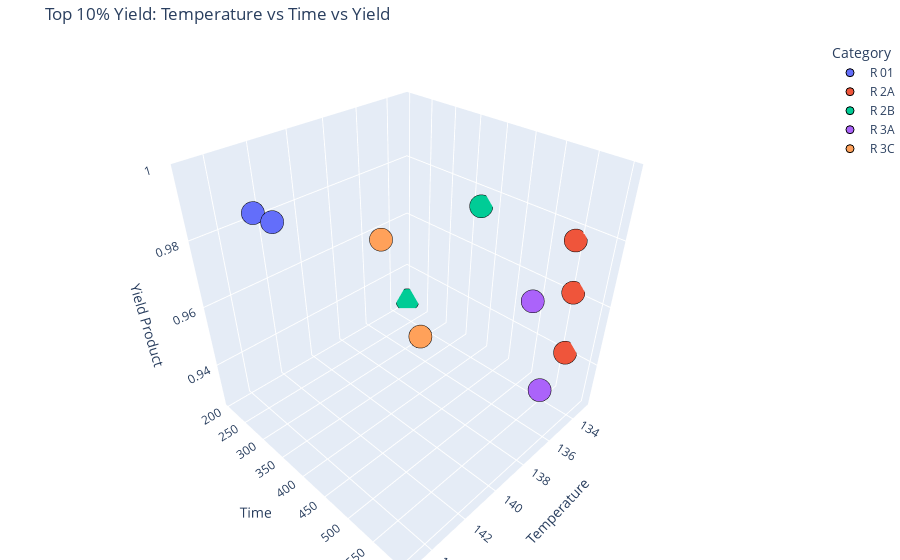

Source (notebook cell):
### Code cell
from mpl_toolkits.mplot3d import Axes3D

# Filter to keep only the top 90% yields (i.e., yields above the 90th percentile)
percentile_90 = all_df['yield product'].quantile(0.9)
top90_data = all_df[all_df['yield product'] >= percentile_90]

x_all_top90 = torch.tensor(top90_data[['time', 'temp', 'sulf', 'anly']].values, dtype=dtype)
y_all_top90 = torch.tensor(top90_data['yield product'].values, dtype=dtype).reshape(-1,1)
labels = ["Time", "Temp", "Sulf", "Anly"]

# Assign a color to each category
categories = top90_data['category'].unique()
category_colors = dict(zip(categories, plt.cm.tab10.colors[:len(categories)]))

# Create subplots
fig, ax = plt.subplots(2, 2, figsize=(5, 5), sharey=True)
for i in range(2):
    for j in range(2):
        idx = i * 2 + j
        if idx < len(labels):
            for cat in categories:
                mask = top90_data['category'] == cat
                ax[i, j].scatter(
                    x_all_top90[mask.values, idx],
                    y_all_top90[mask.values],
                    color=category_colors[cat],
                    label=cat
                )
            ax[i, j].set_xlabel(labels[idx])
            ax[i, j].set_ylabel("Yield Product")
            ax[i, j].set_title(f"{labels[idx]} vs Yield (Top 90%)")
            if idx == 3:
                # Place legend outside the plot area (right side)
                ax[i, j].legend(title="Category", bbox_to_anchor=(1.05, 1), loc='upper left')
plt.tight_layout()
plt.show()

import plotly.graph_objects as go

# Prepare data for Plotly
xs = top90_data['temp'].values
ys = top90_data['time'].values
zs = top90_data['yield product'].values
categories = top90_data['category'].values

# Assign a color to each category using Plotly's qualitative palette
import plotly.express as px
unique_categories = top90_data['category'].unique()
color_map = {cat: px.colors.qualitative.Plotly[i % len(px.colors.qualitative.Plotly)] for i, cat in enumerate(unique_categories)}
colors = [color_map[cat] for cat in categories]

# Create 3D scatter plot
fig = go.Figure()

for cat in unique_categories:
    mask = categories == cat
    fig.add_trace(go.Scatter3d(
        x=xs[mask],
        y=ys[mask],
        z=zs[mask],
        mode='markers',
        marker=dict(size=8, color=color_map[cat], line=dict(width=1, color='black')),
        name=cat
    ))

fig.update_layout(
    scene=dict(
        xaxis_title='Temperature',
        yaxis_title='Time',
        zaxis_title='Yield Product'
    ),
    title='Top 10% Yield: Temperature vs Time vs Yield',
    legend_title='Category',
    margin=dict(l=0, r=0, b=0, t=40)
)
fig.show()

### Figure 1 — Plotly figure (JSON) as saved in the notebook; plotly's stock layout.template omitted (floating-point values rounded to 4 significant figures)
{"data": [{"marker": {"color": "#636EFA", "line": {"color": "black", "width": 1}, "size": 8}, "mode": "markers", "name": "R 01", "type": "scatter3d", "x": [145, 145], "y": [353, 391], "z": [0.9973, 0.9979]}, {"marker": {"color": "#EF553B", "line": {"color": "black", "width": 1}, "size": 8}, "mode": "markers", "name": "R 2A", "type": "scatter3d", "x": [133, 133, 133], "y": [545, 556, 561], "z": [0.9762, 0.9609, 0.9405]}, {"marker": {"color": "#00CC96", "line": {"color": "black", "width": 1}, "size": 8}, "mode": "markers", "name": "R 2B", "type": "scatter3d", "x": [133, 133], "y": [206, 372], "z": [0.9269, 0.9748]}, {"marker": {"color": "#AB63FA", "line": {"color": "black", "width": 1}, "size": 8}, "mode": "markers", "name": "R 3A", "type": "scatter3d", "x": [137, 137], "y": [569, 600], "z": [0.9711, 0.9464]}, {"marker": {"color": "#FFA15A", "line": {"color": "black", "width": 1}, "size": 8}, "mode": "markers", "name": "R 3C", "type": "scatter3d", "x": [139, 139], "y": [350, 430], "z": [0.9766, 0.9531]}], "layout": {"legend": {"title": {"text": "Category"}}, "margin": {"b": 0, "l": 0, "r": 0, "t": 40}, "scene": {"xaxis": {"title": {"text": "Temperature"}}, "yaxis": {"title": {"text": "Time"}}, "zaxis": {"title": {"text": "Yield Product"}}}, "title": {"text": "Top 10% Yield: Temperature vs Time vs Yield"}}}
